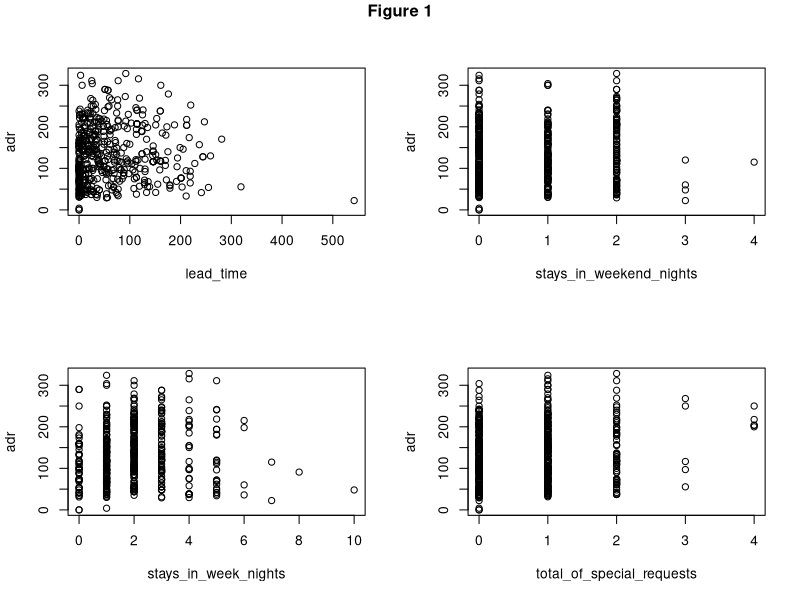

Source code (R):
library(GGally)
setwd("/Users/chanm/Desktop/STATclasses/Aaron/STAT425/Final")

Resort = data.frame(read.csv(file = "stat425_fpdata.csv",header = T))
#Select only the data for Section 1
Resort = Resort[Resort$hotel == "Resort Hotel",]

#Exploratory Analysis
#Remove unneccsary time variables
Resort = subset(Resort, select = -c(arrival_date_year, arrival_date_week_number, arrival_date_day_of_month))
#ggpairs(Resort)

#Testing Non-linearity
par(mfrow = c(2,2))
plot(Resort$lead_time,Resort$adr, ylab = "adr", xlab = "lead_time")
plot(Resort$stays_in_weekend_nights, Resort$adr, ylab = "adr", xlab = "stays_in_weekend_nights")
plot(Resort$stays_in_week_nights, Resort$adr, ylab = "adr", xlab = "stays_in_week_nights")
plot(Resort$total_of_special_requests, Resort$adr, ylab = "adr", xlab = "total_of_special_requests")
title("Figure 1", line = -1, outer = T)

